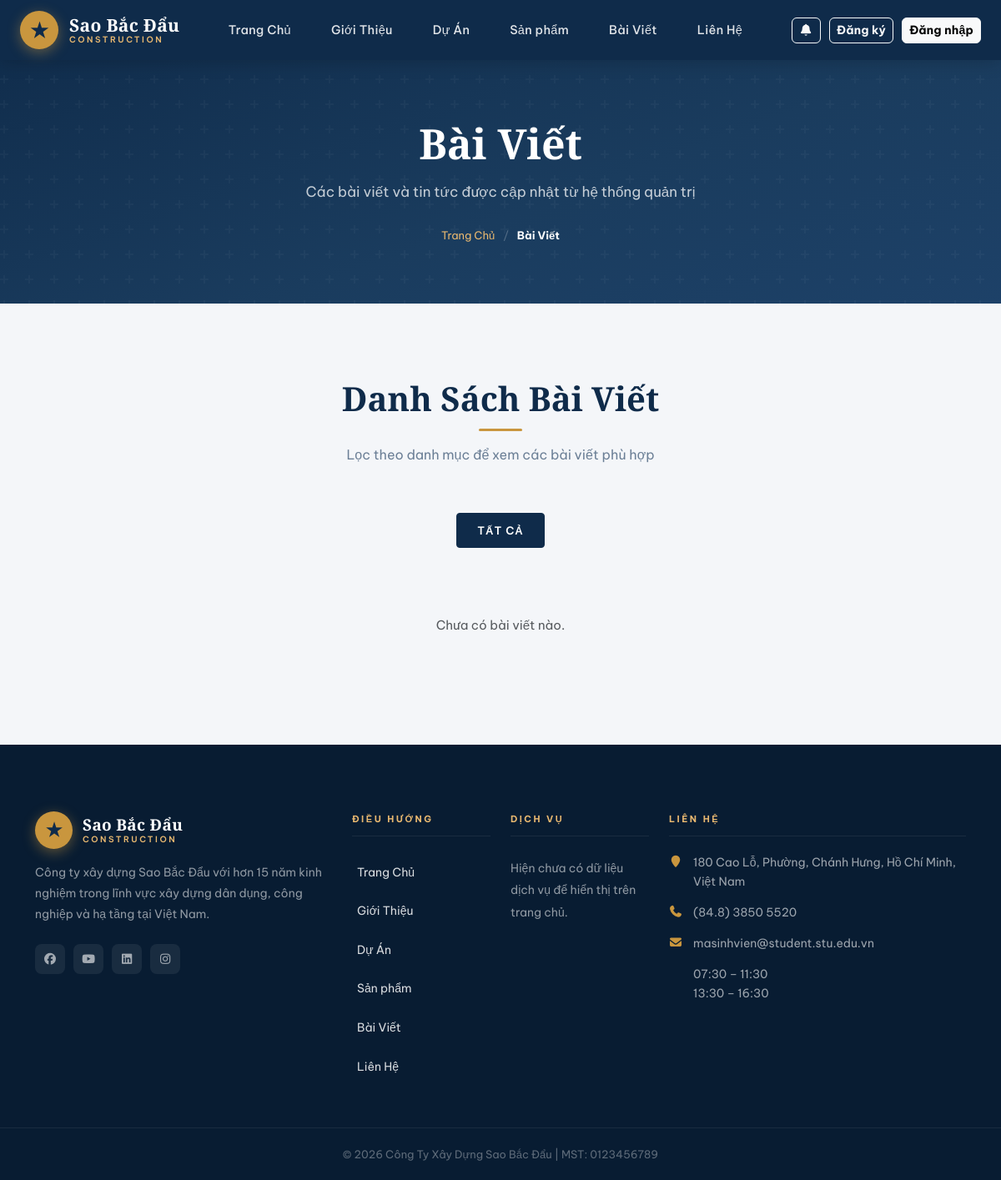
Page /post/ on the committed database.
### home/models.py (models this page shows, shortened)
class ContactInfo(models.Model):
    branch_name = models.CharField(
        max_length=150, verbose_name="Tên chi nhánh / văn phòng"
    )
    address = models.TextField(verbose_name="Địa chỉ")
    phone = models.CharField(max_length=50, verbose_name="Số điện thoại")
    fax = models.CharField(max_length=50, blank=True, verbose_name="Fax")
    email = models.EmailField(blank=True, verbose_name="Email")
    working_hours = models.CharField(
        max_length=255, blank=True, verbose_name="Giờ làm việc"
    )
    map_embed_url = models.URLField(blank=True, verbose_name="Link Google Maps Embed")
    facebook_url = models.URLField(blank=True, verbose_name="Facebook URL")
    youtube_url = models.URLField(blank=True, verbose_name="YouTube URL")
    linkedin_url = models.URLField(blank=True, verbose_name="LinkedIn URL")
    instagram_url = models.URLField(blank=True, verbose_name="Instagram URL")
    order = models.PositiveIntegerField(default=0, verbose_name="Thứ tự hiển thị")
    is_active = models.BooleanField(default=True, verbose_name="Hiển thị")
    created_at = models.DateTimeField(auto_now_add=True)
    class Meta:
        ordering = ["order", "created_at"]

### home/views.py (the view)
# urls.py: path("post/", views.post_public, name="post"),
def post_public(request):
    categories = PostCategory.objects.filter(is_hidden=False).order_by("name")
    posts = Post.objects.select_related("category").all().order_by("-created_at", "-id")
    return render(
        request,
        "home/post.html",
        {"posts": posts, "categories": categories},
    )

### home/context_processors.py (called while the page is built)
def site_contact(request):
    contact = (
        ContactInfo.objects.filter(is_active=True)
        .order_by("order", "created_at")
        .first()
    )
    unread_notifications_count = 0
    recent_notifications = []
    if request.user.is_authenticated:
        unread_notifications_count = Notification.objects.filter(
            user=request.user,
            is_read=False,
        ).count()
        recent_notifications = Notification.objects.filter(user=request.user)[:5]
    return {
        "site_contact": contact,
        "unread_notifications_count": unread_notifications_count,
        "recent_notifications": recent_notifications,
    }

### templates/home/post.html (shortened to what this page needs)
{% extends 'base.html' %}
{% block content %}
<section class="section-top">
	<div class="container">
		<div class="col-lg-10 offset-lg-1 col-xs-12 text-center">
			<div class="section-top-title wow fadeInRight" data-wow-duration="1s" data-wow-delay="0.3s">
				<h1>Bài Viết</h1>
				<p>Các bài viết và tin tức được cập nhật từ hệ thống quản trị</p>
				<div class="breadcrumb-nav">
					<a href="{% url 'home' %}">Trang Chủ</a>
					<span>/</span>
					<strong>Bài Viết</strong>
				</div>
			</div>
		</div>
	</div>
</section>
<section class="posts-section">
	<div class="container">
		<div class="section-title text-center wow zoomIn">
			<h2>Danh Sách Bài Viết</h2>
			<p>Lọc theo danh mục để xem các bài viết phù hợp</p>
		</div>
		<div class="filter-wrap text-center wow fadeInUp">
			<ul class="portfolio-filters" id="filter-list">
				<li class="active" data-filter="all">Tất Cả</li>
			</ul>
		</div>
		<div class="row" id="posts-grid">
			{% for p in posts %}
				<div class="col-lg-4 col-md-6 mb-4 mix cat-{{ p.category_id }} wow fadeInUp">
					<a href="{% url 'post_detail' p.id %}" style="text-decoration:none;color:inherit;">
						<div class="post-card">
							<div class="post-thumb">
								{% if p.image %}
									<img src="{{ p.image.url }}" alt="{{ p.title }}">
								{% else %}
									<div class="fallback" aria-hidden="true"><i class="fa fa-newspaper-o"></i></div>
								{% endif %}
							</div>
							<div class="post-body">
								<div class="post-cat">{{ p.category.name }}</div>
								<h3 class="post-title">{{ p.title }}</h3>
								<p class="post-summary">
									{% if p.summary %}
										{{ p.summary|truncatechars:130 }}
									{% else %}
										{{ p.content|truncatechars:130 }}
									{% endif %}
								</p>
								<div class="post-meta">
									<span><i class="fa fa-calendar-o"></i> {{ p.created_at|date:"d/m/Y" }}</span>
									<span><i class="fa fa-arrow-right"></i> Chi tiết</span>
								</div>
							</div>
						</div>
					</a>
				</div>
			{% empty %}
				<div class="col-12">
					<div class="text-center text-muted" style="padding:40px 0;">Chưa có bài viết nào.</div>
				</div>
			{% endfor %}
		</div>
	</div>
</section>
{% endblock %}

### templates/base.html (shortened to what this page needs)
<!doctype html>
<html lang="vi">
  {% load static %}
  <head>
    <link
      rel="stylesheet"
      href="{% static 'vendor/bootstrap/css/bootstrap.min.css' %}"
    />
    <link
      rel="stylesheet"
      href="https://cdn.jsdelivr.net/npm/@fortawesome/fontawesome-free@7.2.0/css/all.min.css"
    />
    <link
      rel="stylesheet"
      href="{% static 'vendor/animate/animate.min.css' %}"
    />
    <link rel="stylesheet" href="{% static 'css/style.css' %}" />
    <link rel="stylesheet" href="{% static 'css/home.css' %}" />
    <link rel="stylesheet" href="{% static 'css/about.css' %}" />
    <link rel="stylesheet" href="{% static 'css/contact.css' %}" />
  </head>
  <body>
    <header
      class="site-navbar js-sticky-header site-navbar-target"
      role="banner"
    >
      <div class="container">
        <div class="navbar-inner">
          <div class="site-logo">
            <a href="{% url 'home' %}">
              <div class="logo-icon">★</div>
              <div class="logo-text">
                <span>Sao Bắc Đẩu</span>
                <span>Construction</span>
              </div>
            </a>
          </div>
          <nav class="site-navigation d-none d-xl-block">
            <ul class="site-menu">
              <li><a href="{% url 'home' %}" class="nav-link">Trang Chủ</a></li>
              <li>
                <a href="{% url 'about' %}" class="nav-link">Giới Thiệu</a>
              </li>
              <li><a href="{% url 'project' %}" class="nav-link">Dự Án</a></li>
              <li>
                <a href="{% url 'product' %}" class="nav-link">Sản phẩm</a>
              </li>
              <li><a href="{% url 'post' %}" class="nav-link">Bài Viết</a></li>
              <li>
                <a href="{% url 'contact' %}" class="nav-link">Liên Hệ</a>
              </li>
            </ul>
          </nav>
          <div class="nav-actions d-none d-xl-flex">
            <a
              href="{% url 'notifications' %}"
              class="btn btn-sm btn-outline-light position-relative"
            >
              <i class="fa fa-bell"></i>
            </a>
            {% if user.is_authenticated %} {% if user.is_staff %}
            <a href="{% url 'dashboard' %}" class="btn btn-sm btn-outline-light"
              >Quản Lý</a
            >
            <a
              href="{% url 'consultation_list' %}"
              class="btn btn-outline-danger position-relative"
            >
              <i class="fa fa-comment"></i>
              {% if consultations_pending %}
              <span
                class="position-absolute top-0 start-100 translate-middle badge rounded-pill bg-danger"
              >
                {{ consultations_pending }}
              </span>
              {% elif consultations_processing %}
              <span
                class="position-absolute top-0 start-100 translate-middle badge rounded-pill bg-warning text-dark"
              >
                {{ consultations_processing }}
              </span>
              {% endif %}
            </a>
            {% endif %}
            <form method="post" action="{% url 'logout' %}" style="margin: 0">
              {% csrf_token %}
              <button type="submit" class="btn btn-sm btn-outline-light">
                Đăng xuất
              </button>
            </form>
            {% else %}
            <a href="{% url 'register' %}" class="btn btn-sm btn-outline-light"
              >Đăng ký</a
            >
            <a href="{% url 'login' %}" class="btn btn-sm btn-light"
              >Đăng nhập</a
            >
            {% endif %}
          </div>
        </div>
      </div>
    </header>
    {% block content %} {% endblock %}
    <footer class="footer-area">
      <div class="container">
        <div class="row gy-4">
          <div class="col-lg-4 col-md-6">
            <div class="footer-logo-wrap mb-3">
              <a
                href="{% url 'home' %}"
                style="
                  display: flex;
                  align-items: center;
                  gap: 12px;
                  text-decoration: none;
                "
              >
                <div
                  class="logo-icon"
                  style="width: 45px; height: 45px; font-size: 22px"
                >
                  ★
                </div>
                <div class="logo-text">
                  <span>Sao Bắc Đẩu</span>
                  <span>Construction</span>
                </div>
              </a>
            </div>
            <p class="footer-desc">
              Công ty xây dựng Sao Bắc Đẩu với hơn 15 năm kinh nghiệm trong lĩnh
              vực xây dựng dân dụng, công nghiệp và hạ tầng tại Việt Nam.
            </p>
            <div class="footer-social">
              {% if site_contact and site_contact.facebook_url %}
              <a
                href="{{ site_contact.facebook_url }}"
                target="_blank"
                rel="noopener noreferrer"
              >
                <i class="fab fa-facebook"></i>
              </a>
              {% endif %} {% if site_contact and site_contact.youtube_url %}
              <a
                href="{{ site_contact.youtube_url }}"
                target="_blank"
                rel="noopener noreferrer"
              >
                <i class="fab fa-youtube"></i>
              </a>
              {% endif %} {% if site_contact and site_contact.linkedin_url %}
              <a
                href="{{ site_contact.linkedin_url }}"
                target="_blank"
                rel="noopener noreferrer"
              >
                <i class="fab fa-linkedin"></i>
              </a>
              {% endif %} {% if site_contact and site_contact.instagram_url %}
              <a
                href="{{ site_contact.instagram_url }}"
                target="_blank"
                rel="noopener noreferrer"
              >
                <i class="fab fa-instagram"></i>
              </a>
              {% endif %}
            </div>
          </div>
          <div class="col-lg-2 col-md-6">
            <div class="footer-heading">Điều Hướng</div>
            <ul class="footer-links">
              <li><a href="{% url 'home' %}">Trang Chủ</a></li>
              <li><a href="{% url 'about' %}">Giới Thiệu</a></li>
              <li><a href="{% url 'project' %}">Dự Án</a></li>
              <li><a href="{% url 'product' %}">Sản phẩm</a></li>
              <li><a href="{% url 'post' %}">Bài Viết</a></li>
              <li><a href="{% url 'contact' %}">Liên Hệ</a></li>
            </ul>
          </div>
          <div class="col-lg-2 col-md-6">
            <div class="footer-heading">Dịch Vụ</div>
            <ul class="footer-links">
          {% for service in services %}
          <li><a href="#">{{ service.title }}</a></li>
          {% empty %}
              <li>Hiện chưa có dữ liệu dịch vụ để hiển thị trên trang chủ.</li>
          {% endfor %}
            </ul>
          </div>
          <div class="col-lg-4 col-md-6">
            <div class="footer-heading">Liên Hệ</div>
            <ul class="footer-contact-info">
              {% if site_contact %}
              <li>
                <i class="fa fa-map-marker"></i>
                {{ site_contact.address|linebreaksbr }}
              </li>
              <li>
                <i class="fa fa-phone"></i>
                {{ site_contact.phone }}
              </li>
              <li>
                <i class="fa fa-envelope"></i>
                {{ site_contact.email|default:"Chưa cập nhật" }}
              </li>
              <li>
                {{ site_contact.working_hours|default:"Chưa cập nhật giờ làm việc"|linebreaksbr }}
              </li>
              {% else %}
              <li><i class="fa fa-map-marker"></i> Chưa cập nhật địa chỉ</li>
              <li><i class="fa fa-phone"></i> Chưa cập nhật số điện thoại</li>
              <li><i class="fa fa-envelope"></i> Chưa cập nhật email</li>
              <li><i class="fa fa-clock-o"></i> Chưa cập nhật giờ làm việc</li>
              {% endif %}
            </ul>
          </div>
        </div>
      </div>
      <div class="footer-bottom">
        <div class="container text-center">
          <p>© 2026 Công Ty Xây Dựng Sao Bắc Đẩu | MST: 0123456789</p>
        </div>
      </div>
    </footer>
  </body>
</html>

### templates/home/post.html (style rules this page uses)
.filter-wrap { margin-bottom: 40px; }
.portfolio-filters { padding: 0; list-style: none; display: flex; flex-wrap: wrap; justify-content: center; gap: 10px; }
.portfolio-filters li { padding: 9px 24px; border-radius: 4px; font-size: 13px; font-weight: 600; letter-spacing: 1px; text-transform: uppercase; cursor: pointer; border: 1px solid rgba(26,46,74,0.2); color: var(--text-muted); transition: all 0.3s; user-select: none; }
.portfolio-filters li.active, .portfolio-filters li:hover { background: var(--primary); color: var(--white); border-color: var(--primary); }
.posts-section { padding: 90px 0; background: var(--light-bg); }

### rows in the picture
ContactInfo: address "180 Cao Lỗ, Phường, Chánh Hưng, Hồ Chí Minh, Việt Nam", phone "(84.8) 3850 5520", email "masinhvien@student.stu.edu.vn", working_hours "07:30 – 11:30 13:30 – 16:30"
